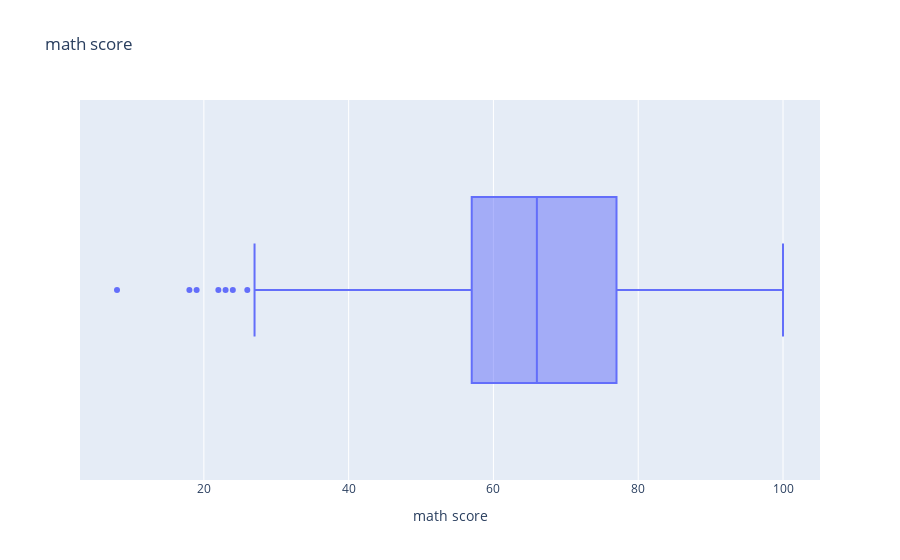
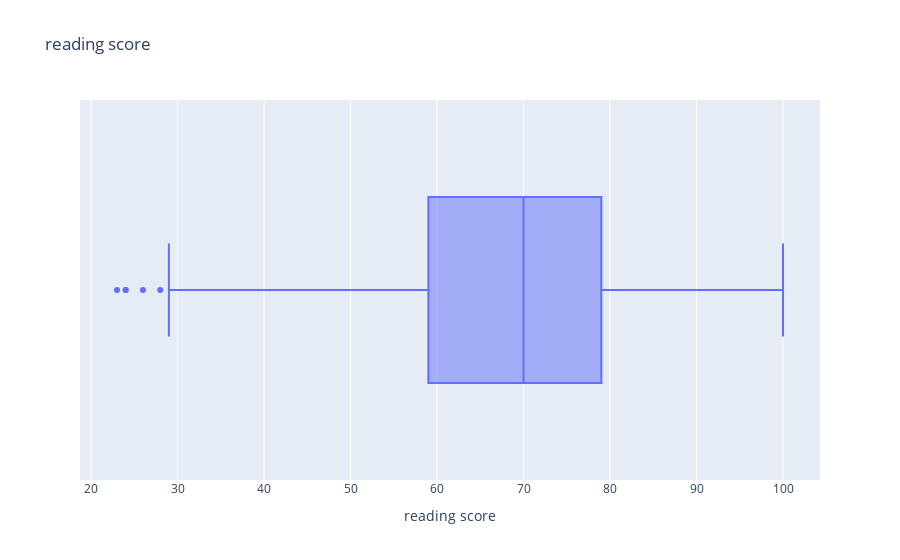
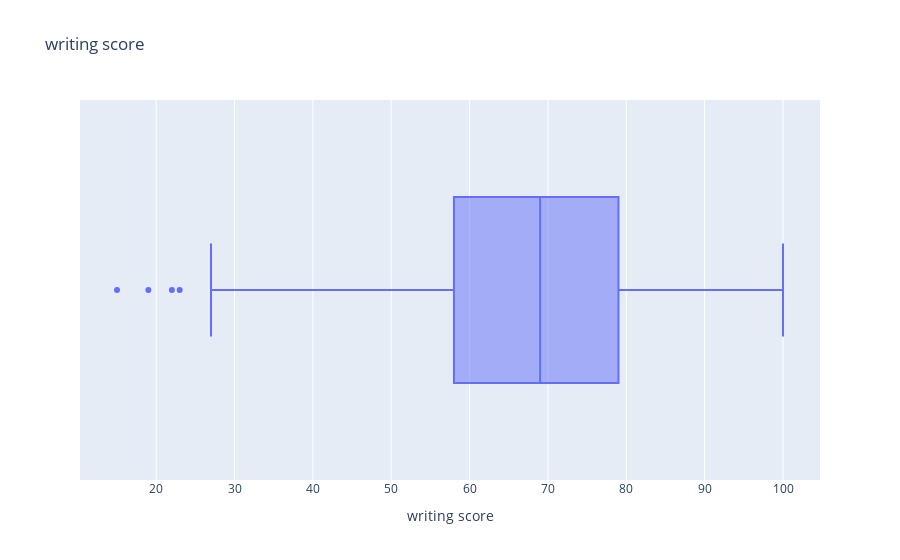

These figures' notebook cell, in order:
### Code cell
for col in num_cols:
    px.box(df,x=col,title=col).show()

### Figure 1 — Plotly figure (JSON) as saved in the notebook; plotly's stock layout.template omitted (floating-point values rounded to 4 significant figures; data arrays with more than 128 entries replaced by an {"elided": "..."} marker saying what was removed)
{"data": [{"alignmentgroup": "True", "hovertemplate": "math score=%{x}<extra></extra>", "legendgroup": "", "marker": {"color": "#636efa"}, "name": "", "notched": false, "offsetgroup": "", "orientation": "h", "showlegend": false, "type": "box", "x": {"elided": "999 int values"}, "x0": " ", "xaxis": "x", "y0": " ", "yaxis": "y"}], "layout": {"boxmode": "group", "legend": {"tracegroupgap": 0}, "title": {"text": "math score"}, "xaxis": {"anchor": "y", "domain": [0, 1], "title": {"text": "math score"}}, "yaxis": {"anchor": "x", "domain": [0, 1]}}}

### Figure 2 — Plotly figure (JSON) as saved in the notebook; plotly's stock layout.template omitted (floating-point values rounded to 4 significant figures; data arrays with more than 128 entries replaced by an {"elided": "..."} marker saying what was removed)
{"data": [{"alignmentgroup": "True", "hovertemplate": "reading score=%{x}<extra></extra>", "legendgroup": "", "marker": {"color": "#636efa"}, "name": "", "notched": false, "offsetgroup": "", "orientation": "h", "showlegend": false, "type": "box", "x": {"elided": "999 int values"}, "x0": " ", "xaxis": "x", "y0": " ", "yaxis": "y"}], "layout": {"boxmode": "group", "legend": {"tracegroupgap": 0}, "title": {"text": "reading score"}, "xaxis": {"anchor": "y", "domain": [0, 1], "title": {"text": "reading score"}}, "yaxis": {"anchor": "x", "domain": [0, 1]}}}

### Figure 3 — Plotly figure (JSON) as saved in the notebook; plotly's stock layout.template omitted (floating-point values rounded to 4 significant figures; data arrays with more than 128 entries replaced by an {"elided": "..."} marker saying what was removed)
{"data": [{"alignmentgroup": "True", "hovertemplate": "writing score=%{x}<extra></extra>", "legendgroup": "", "marker": {"color": "#636efa"}, "name": "", "notched": false, "offsetgroup": "", "orientation": "h", "showlegend": false, "type": "box", "x": {"elided": "999 int values"}, "x0": " ", "xaxis": "x", "y0": " ", "yaxis": "y"}], "layout": {"boxmode": "group", "legend": {"tracegroupgap": 0}, "title": {"text": "writing score"}, "xaxis": {"anchor": "y", "domain": [0, 1], "title": {"text": "writing score"}}, "yaxis": {"anchor": "x", "domain": [0, 1]}}}
